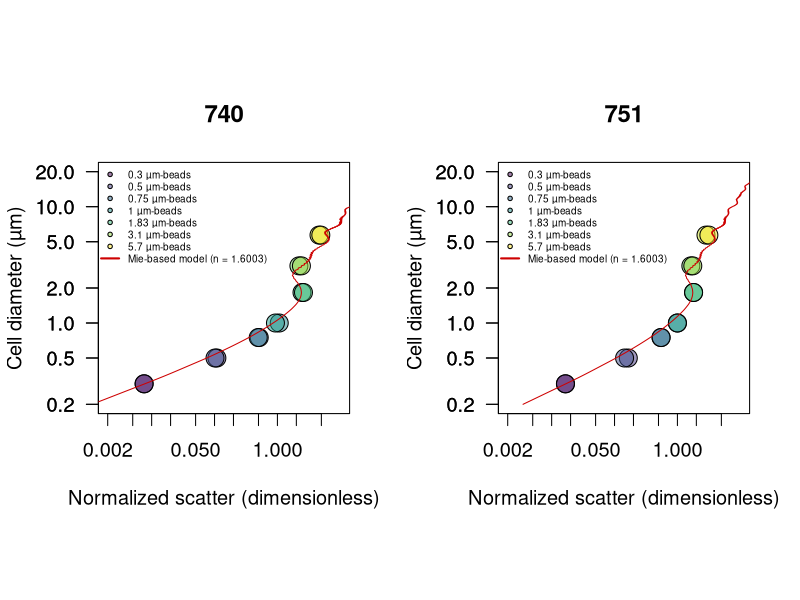
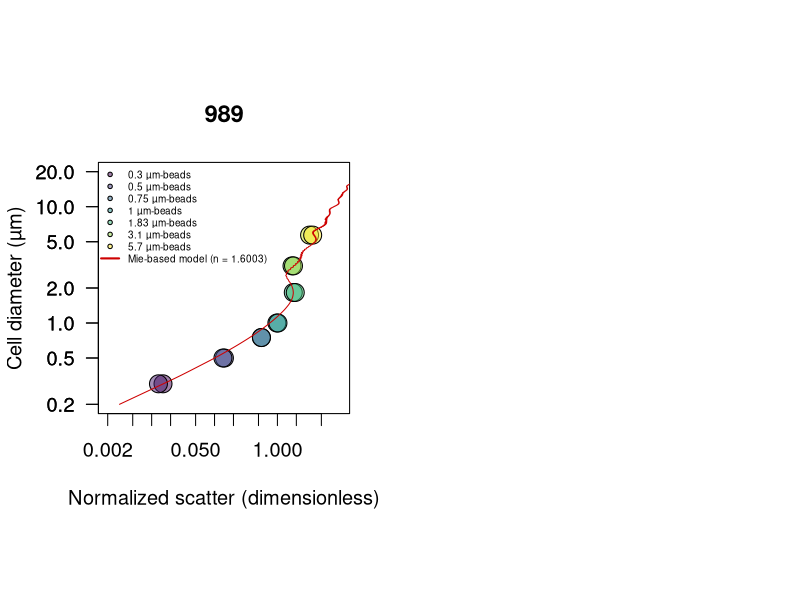

Source code (R) for these figures, in order: (Note: this script raises an error after producing the figures.)
library(scales)
library(viridis)
path.to.git.repository <- "~/Documents/DATA/Codes/fsc-size-calibration"
setwd(path.to.git.repository)

#############################
### scatter normalization ###
#############################

beads740 <- read.csv("740-summary.csv")
beads740$fsc <- 10^((beads740$fsc.corr.high/2^16)*3.5)
id.740 <- which(beads740$size == 1) # find 1 micron beads
beads740$normalized.fsc <- beads740$fsc/mean(beads740[id.740,'fsc'])
beads740 <- beads740[order(beads740$size),]

beads989<- read.csv("989-summary.csv")
beads989$fsc <- 10^((beads989$fsc.corr.high/2^16)*3.5)
id.989 <- which(beads989$size == 1) # find 1 micron beads
beads989$normalized.fsc <- beads989$fsc/mean(beads989[id.989,'fsc'])
beads989 <- beads989[order(beads989$size),]

beads751 <- read.csv("751-summary.csv")
beads751$fsc <- 10^((beads751$fsc.corr.high/2^16)*3.5)
id.751<- which(beads751$size == 1) # find 1 micron beads
beads751$normalized.fsc <- beads751 $fsc/mean(beads751 [id.751,'fsc'])
beads751 <- beads751[order(beads751$size),]


####################
### OPTIMIZATION ###
####################
library(DEoptim)

# Mie theory fitting
# n <- c(1.35/1.3371, 1.41/1.3371) # range given in Lehmuskero et al. Progr Oceanogr 2018
mie2 <- t(read.csv("meidata-1017.csv" ,header=F)) # low
mie1 <- t(read.csv("meidata-1031.csv" ,header=F)) # fit
mie3 <- t(read.csv("meidata-1045.csv" ,header=F)) # high
mie4 <- t(read.csv("meidata-beads.csv" ,header=F)) # particle of 1 µm, index of refraction of 1.6033

# optimization routine
sigma.lsq <- function(mie, beads, params){

     c <- params[1]
     b <- params[2]
     id <- findInterval(beads$size, mie[,1])
     scatt <- (mie[id,2]/c)^b

           df <- data.frame(obs=beads$normalized.fsc, pred=scatt)
      sigma <- mean(abs(df$obs - df$pred)/df$obs,na.rm=T)
      return(sigma)

  }




##########################
#### CALIBRATION BEADS ### Mie theory optimization
##########################
png("Mie-beads-scatter.png",width=12, height=6, unit='in', res=400)
png("Mie-scatter.png",width=12, height=6, unit='in', res=400)

par(mfrow=c(1,2), pty='s', cex=1.2)

for(inst in c(740,751,989)){

# inst <- 740


### Optimization

if(inst == 740) beads <- beads740
if(inst == 751) beads <- beads751
if(inst == 989) beads <- beads989

f <- function(params) sigma.lsq(mie=mie4, beads=beads, params)
res <- DEoptim(f, lower=c(0,0), upper=c(10000,2), control=DEoptim.control(itermax=1000, reltol=1e-8,trace=100, steptol=100, strategy=2, parallelType=0))
print(res$optim$bestval)
params <- res$optim$bestmem # optimized 'c' and 'b' values
print(params)


### CREATE LOOKUP TABLE
d <- 0.220 #Shalapyonok et al. 2001; 0.220 (Li et al. 1992, Veldhuis et al. 2004, and more studies agreed with 220 fg C um-3)
max.scatter <- 20
min.scatter <- 0.0001

b <- params[2]
c <- params[1]
scatter <- 10^(seq(log10(min(mie1[,2]/c)), log10(max(mie3[,2]/c)),length.out=10000))

s1 <- approx((mie1[,2]/c)^b, mie1[,1], xout=scatter)
s2 <- approx((mie2[,2]/c)^b, mie2[,1], xout=scatter)
s3 <- approx((mie3[,2]/c)^b, mie3[,1], xout=scatter)
s4 <- approx((mie1[,2]/c)^b, d*(4/3*pi*(0.5*mie1[,1])^3), xout=scatter)
s5 <- approx((mie2[,2]/c)^b, d*(4/3*pi*(0.5*mie2[,1])^3), xout=scatter)
s6 <- approx((mie3[,2]/c)^b, d*(4/3*pi*(0.5*mie3[,1])^3), xout=scatter)

		if(inst == 740){mie_740 <- data.frame(cbind(scatter=s1$x,
                                                  diam_740_mid=s1$y,diam_740_upr=s2$y,diam_740_lwr = s3$y,
                                                  Qc_740_mid=s4$y, Qc_740_upr=s5$y, Qc_740_lwr=s6$y))
                      	mie_740 <- subset(mie_740, scatter >= min.scatter & scatter <= max.scatter)
                     	}

        if(inst == 751){mie_751 <- data.frame(cbind(scatter=s1$x,
                                                  diam_751_mid=s1$y,diam_751_upr=s2$y,diam_751_lwr = s3$y,
                                                  Qc_751_mid=s4$y, Qc_751_upr=s5$y, Qc_751_lwr=s6$y))
                      	mie_751 <- subset(mie_751, scatter >= min.scatter & scatter <= max.scatter)
                      	}
	    if(inst == 989){mie_989 <- data.frame(cbind(scatter=s1$x,
                                                  diam_989_mid=s1$y,diam_989_upr=s2$y,diam_989_lwr = s3$y,
                                                  Qc_989_mid=s4$y, Qc_989_upr=s5$y, Qc_989_lwr=s6$y))
                      	mie_989 <- subset(mie_989, scatter >= min.scatter & scatter <= max.scatter)
						}



### PLOT Observartions vs Predicted cell size
plot(beads$normalized.fsc, beads$size,log='xy', xaxt='n',xlim=c(0.002,10), ylim=c(0.2,20), bg=alpha(viridis(nrow(beads)),0.5),cex=2, pch=21, xlab="Normalized scatter (dimensionless)", ylab="Cell diameter (µm)", las=1, main=paste(inst))
axis(1, at=c(0.002,0.005,0.01,0.02,0.05,0.1,0.2,0.5,1,2,5))
axis(2, at=c(0.1,0.2,0.5,1,2,5,10,20),las=1)
lines((mie4[,2]/params[1])^params[2], mie4[,1], col='red3')
legend("topleft",cex=0.5, legend=c(paste(unique(beads$size), 'µm-beads'), "Mie-based model (n = 1.6003)"), bty='n', pch=c(rep(21,nrow(beads)/2), NA), lwd=c(rep(NA,nrow(beads)/2), 2),col=c(rep(1,nrow(beads)/2),'red3'), pt.bg=alpha(c(viridis(nrow(beads)/2), 'red3'),0.5))

}
dev.off()



mie <- data.frame(cbind(mie_740, mie_751[,-1], mie_989[,-1]))

write.csv(mie, "calibrated-mie.csv", row.names=F, quote=F)





#####################
### PHYTOPLANKTON ### validation
#####################


### SIZE
culture <- read.csv("scatter_calibration.csv")
culture$norm.fsc <- culture$fsc / culture$fsc.beads
culture$norm.fsc.sd <- culture$fsc.sd / culture$fsc.beads
culture$volume <- 4/3 * pi * (culture$diameter/2)^3
culture$volume.sd <- culture$volume * culture$diameter.sd/culture$diameter

culture2 <- aggregate(culture, by=list(culture$species), FUN=mean)
culture2 <- subset(culture2, Group.1 !="Phaeodactylum tricornutum") # remove non-spherical cells
culture2 <- culture2[order(culture2$norm.fsc),]

mie <- read.csv("calibrated-mie.csv")
inst <- 740


png("Size-scatter.png",width=12, height=6, unit='in', res=200)

  par(mfrow=c(1,2), pty='s',cex=1.2)
  plot(culture2$norm.fsc, culture2$diameter, log='xy', pch=NA,ylab=substitute(paste("Cell diameter (",mu,"m)")), xlab="Normalized scatter (dimensionless)",cex=2, xaxt='n', yaxt='n', xlim=c(0.002,10), ylim=c(0.2,20), main=paste(inst))
  with(culture2, arrows(norm.fsc, diameter-culture2$diameter.sd, norm.fsc, diameter + culture2$diameter.sd,  code = 3, length=0, col='grey',lwd=2))
  with(culture2, arrows(norm.fsc-norm.fsc.sd, diameter, norm.fsc+norm.fsc.sd, diameter,  code = 3, length=0,col='grey',lwd=2))
  lines(mie$scatter, mie[,paste0("diam_",inst,"_mid")], col='red3', lwd=2)
  lines(mie$scatter, mie[,paste0("diam_",inst,"_upr")], col='grey', lwd=2)
  lines(mie$scatter, mie[,paste0("diam_",inst,"_lwr")], col='grey', lwd=2)
  axis(1, at=c(0.002,0.005,0.01,0.02,0.05,0.1,0.2,0.5,1,2,5))
  axis(2, at=c(0.1,0.2,0.5,1,2,5,10,20),las=1)
  points(culture2$norm.fsc, culture2$diameter, bg=alpha(viridis(nrow(culture2)),0.5), pch=21,cex=2)
  legend("topleft",legend=c(as.vector(culture2$Group.1), "Mie-based model (n = 1.3785 +/- 0.014)"), cex=0.5, pch=c(rep(21,nrow(culture2)),NA), lwd=c(rep(NA,nrow(culture2)),2), bty='n',
            pt.bg=alpha(viridis(nrow(culture2)),0.5), col=c(rep(1,nrow(culture2)),'red3'), text.font=c(rep(3,nrow(culture2)),1))

dev.off()
